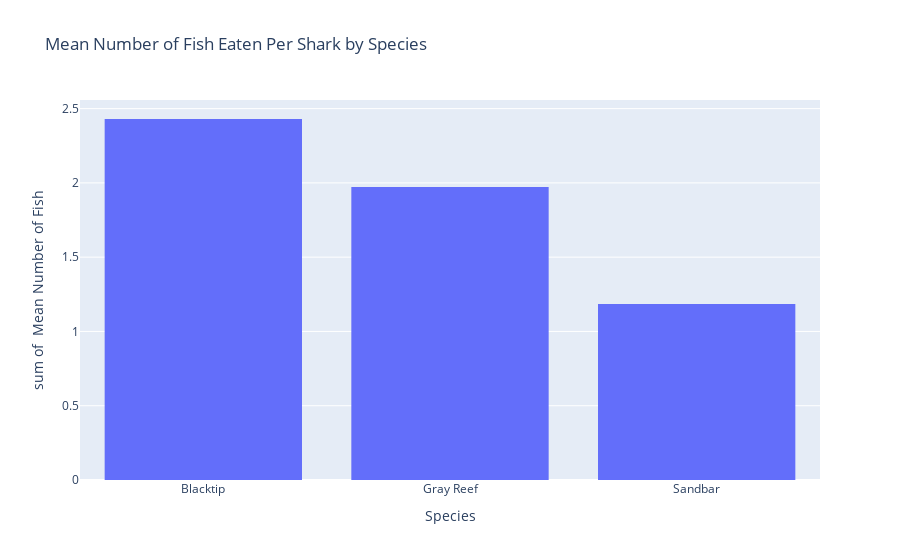

Notebook cell for this chart:
### Code cell
# Graph Mean Number of Fish Eaten For Each Species

Species_Eaten_Means = {'Species': ['Blacktip', 'Gray Reef', 'Sandbar'],
        'Mean': [round(Sandbar.mean()/2,3),round(BT.mean()/5,3), round(GR.mean()/5,3)]}

Species_Eaten_Means_df = pd.DataFrame(Species_Eaten_Means, columns = ['Species', 'Mean'])

Species_Eaten_Means_Sorted = Species_Eaten_Means_df.sort_values(by=['Mean'], ascending = False)

fig = px.histogram(Species_Eaten_Means_Sorted, x="Species", y="Mean", 
                   title = "Mean Number of Fish Eaten Per Shark by Species",
                  labels={
                     "Species": "Species",
                     "Mean": " Mean Number of Fish",
                 })
fig.show()

### Figure 1 — Plotly figure (JSON) as saved in the notebook; plotly's stock layout.template omitted (floating-point values rounded to 4 significant figures)
{"data": [{"alignmentgroup": "True", "bingroup": "x", "histfunc": "sum", "hovertemplate": "Species=%{x}<br>sum of  Mean Number of Fish=%{y}<extra></extra>", "legendgroup": "", "marker": {"color": "#636efa"}, "name": "", "offsetgroup": "", "orientation": "v", "showlegend": false, "type": "histogram", "x": ["Blacktip", "Gray Reef", "Sandbar"], "xaxis": "x", "y": [2.43, 1.972, 1.185], "yaxis": "y"}], "layout": {"barmode": "relative", "legend": {"tracegroupgap": 0}, "title": {"text": "Mean Number of Fish Eaten Per Shark by Species"}, "xaxis": {"anchor": "y", "domain": [0, 1], "title": {"text": "Species"}}, "yaxis": {"anchor": "x", "domain": [0, 1], "title": {"text": "sum of  Mean Number of Fish"}}}}
